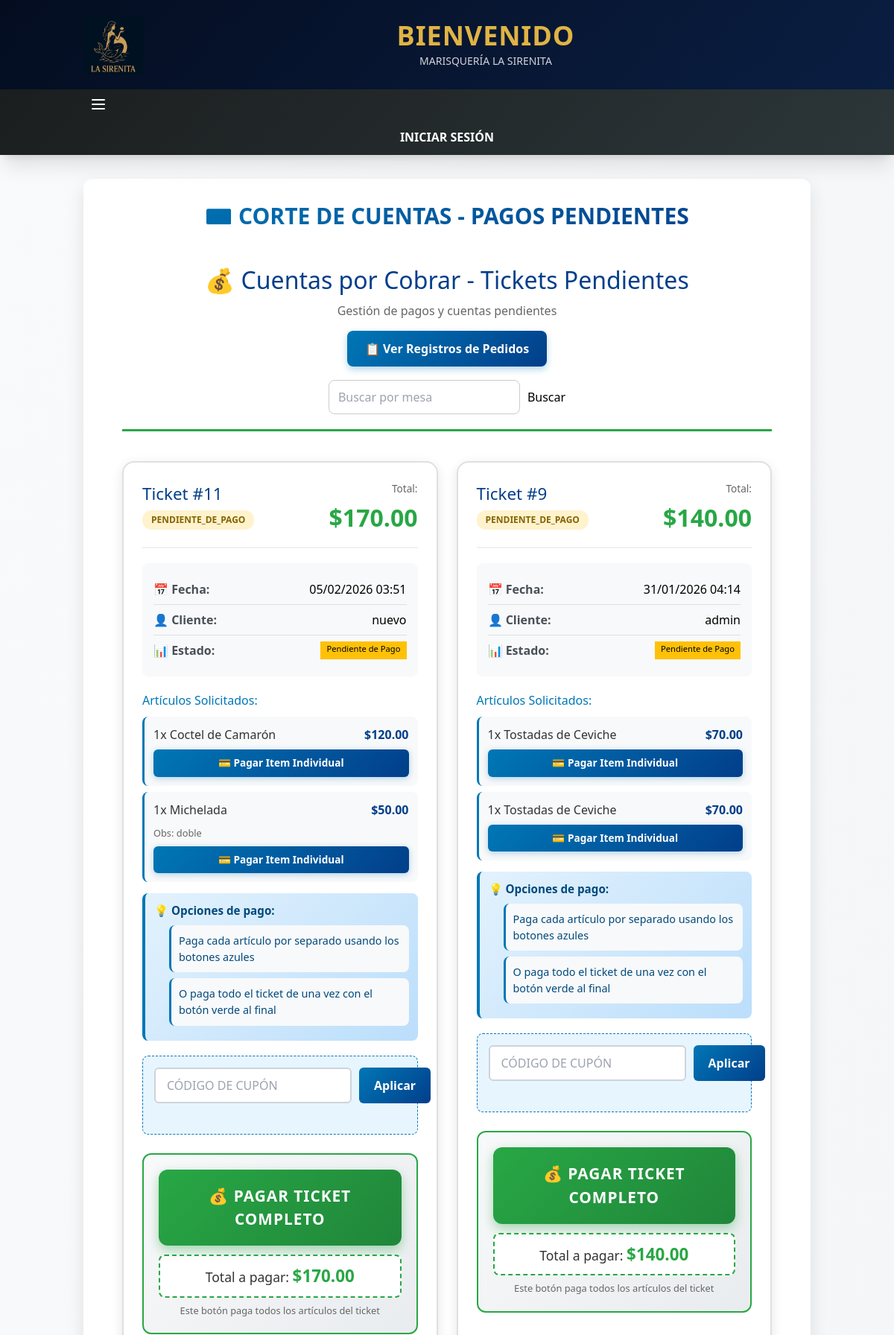
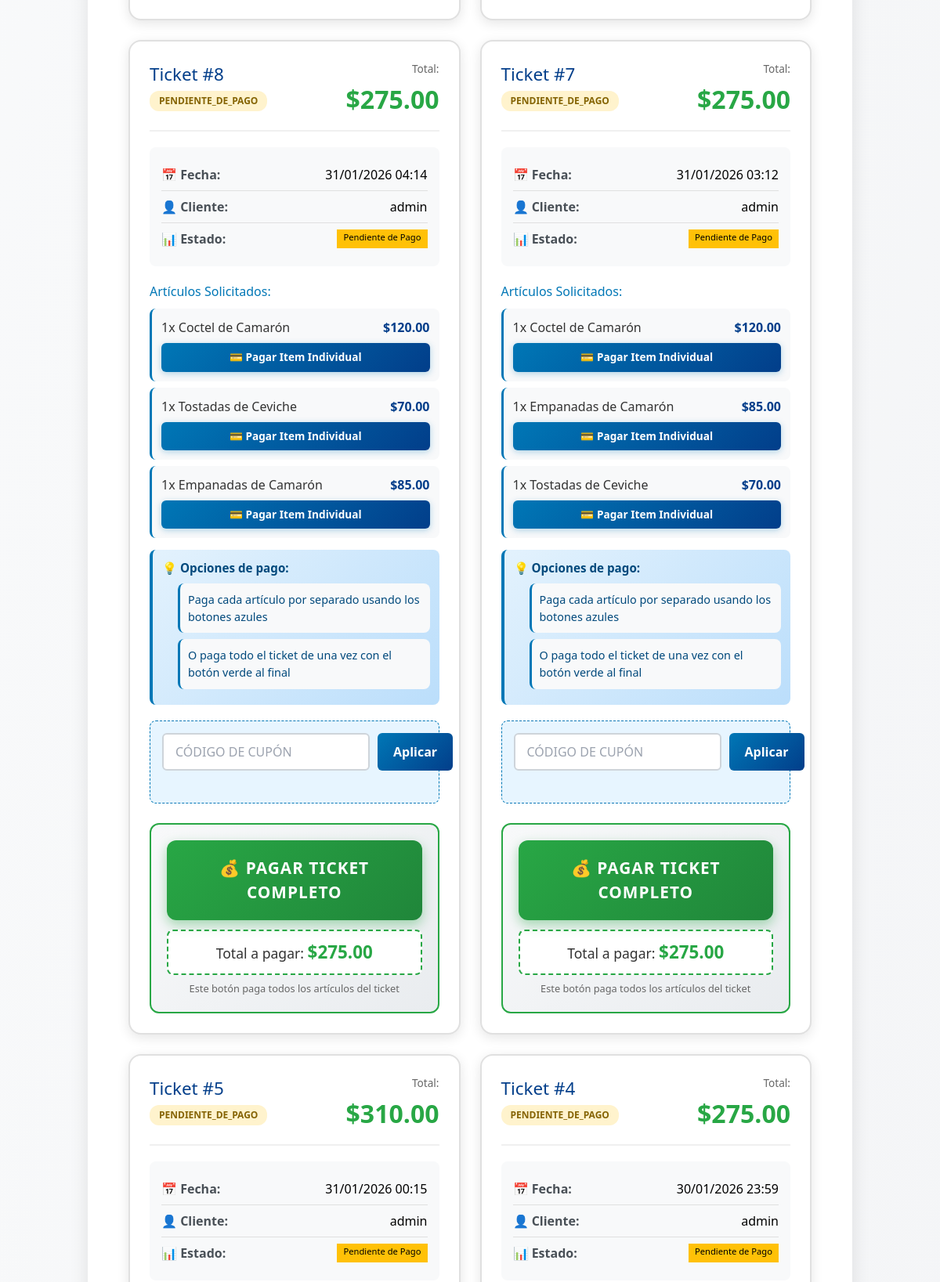
Page /CUENTA/ (upper part) on the committed database (2 pictures, top to bottom).
### SIRENITA/models.py (models this page shows, shortened)
class Pedido(models.Model):
    ESTADO_PAGO_CHOICES = [
        ('PENDIENTE_DE_PAGO', 'Pendiente de Pago'),
        ('PAGADO', 'Pagado'),
        ('CANCELADO', 'Cancelado'),
    ]
    METODO_PAGO_CHOICES = [
        ('EFECTIVO', 'Efectivo'),
        ('TARJETA', 'Tarjeta'),
        ('TRANSFERENCIA', 'Transferencia'),
        ('STRIPE', 'Stripe'),
        ('MERCADOPAGO', 'MercadoPago'),
    ]
    usuario = models.ForeignKey(User, on_delete=models.CASCADE, null=True, blank=True)
    numero_cliente = models.IntegerField(null=True, blank=True)
    mesa = models.IntegerField(null=True, blank=True)
    personas = models.IntegerField(null=True, blank=True)
    observaciones = models.TextField(null=True, blank=True)
    creado = models.DateTimeField(auto_now_add=True)
    completado = models.BooleanField(default=False)
    estado_pago = models.CharField(max_length=20, choices=ESTADO_PAGO_CHOICES, default='PENDIENTE_DE_PAGO')
    cupon_aplicado = models.ForeignKey(Cupon, on_delete=models.SET_NULL, null=True, blank=True, related_name='pedidos')
    descuento_aplicado = models.DecimalField(max_digits=10, decimal_places=2, default=0)
    fecha_pago = models.DateTimeField(null=True, blank=True)
    metodo_pago = models.CharField(max_length=20, choices=METODO_PAGO_CHOICES, null=True, blank=True)
    def total(self):
        return sum(item.subtotal() for item in self.items.filter(solicitado=True))
    def total_con_descuento(self):
        return self.total() - self.descuento_aplicado

class ItemPedido(models.Model):
    pedido = models.ForeignKey(Pedido, on_delete=models.CASCADE, related_name="items")
    producto = models.ForeignKey(Producto, on_delete=models.CASCADE)
    cantidad = models.PositiveIntegerField(default=1)
    observaciones = models.TextField(blank=True, null=True)
    solicitado = models.BooleanField(default=False)  # True cuando se envía a cocina/bar
    def subtotal(self):
        return self.cantidad * self.producto.precio

class Producto(models.Model):
    categoria = models.ForeignKey(Categoria, on_delete=models.CASCADE, related_name="productos")
    nombre = models.CharField(max_length=200)
    precio = models.DecimalField(max_digits=8, decimal_places=2)
    disponible = models.BooleanField(default=True)

### SIRENITA/views.py (the view)
# urls.py: path('CUENTA/', views.CUENTA, name='CUENTA'),
def CUENTA(request):
    mesa_busqueda = request.GET.get('mesa', '').strip()
    tickets_pendientes = Pedido.objects.filter(
        estado_pago='PENDIENTE_DE_PAGO',
        items__solicitado=True
    )
    if mesa_busqueda:
        try:
            tickets_pendientes = tickets_pendientes.filter(mesa=int(mesa_busqueda))
        except ValueError:
            tickets_pendientes = tickets_pendientes.none()
    tickets_pendientes = tickets_pendientes.distinct().select_related('usuario', 'cupon_aplicado').prefetch_related('items__producto__categoria').order_by('-creado')
    tickets_info = []
    for ticket in tickets_pendientes:
        total_original = ticket.total()
        total_final = ticket.total_con_descuento()
        items_solicitados = []
        for item in ticket.items.filter(solicitado=True):
            items_solicitados.append({
                'item': item,
                'pagado': hasattr(item, 'pagado_individual') and item.pagado_individual,
            })
        tickets_info.append({
            'ticket': ticket,
            'total_original': total_original,
            'total_final': total_final,
            'tiene_cupon': ticket.cupon_aplicado is not None,
            'cupon': ticket.cupon_aplicado,
            'items_solicitados': items_solicitados,
        })
    return render(request, 'CUENTA.html', {
        'tickets_pendientes': tickets_info,
        'mesa_busqueda': mesa_busqueda,
    })

### SIRENITA/templatetags/number_format.py (called while the page is built)
@register.filter
def format_number_en(value):
    if value in (None, ""):
        return "0.00"
    try:
        amount = Decimal(str(value))
    except (InvalidOperation, TypeError, ValueError):
        return value
    return f"{amount:,.2f}"

@register.filter
def format_int_en(value):
    if value in (None, ""):
        return "0"
    try:
        number = int(value)
    except (TypeError, ValueError):
        return value
    return f"{number:,}"

### SIRENITA/templates/CUENTA.html (shortened to what this page needs)
{% extends 'LAYOUT.html'%}
{% load static number_format %}
{% block page_title %} 💳 CORTE DE CUENTAS - PAGOS PENDIENTES {% endblock %}
{% block content %}
<div class="cuenta-container">
    <div class="section-header">
        <h2>💰 Cuentas por Cobrar - Tickets Pendientes</h2>
        <p style="color: #666; margin-top: 5px;">Gestión de pagos y cuentas pendientes</p>
        <div style="margin-top: 15px;">
            <a href="{% url 'listar_registros_pedidos' %}" class="btn-registro-pedidos">📋 Ver Registros de Pedidos</a>
        </div>
        <form method="get" action="{% url 'CUENTA' %}" class="cuenta-search-form">
            <input type="number" name="mesa" min="1" placeholder="Buscar por mesa" value="{{ mesa_busqueda }}">
            <button type="submit">Buscar</button>
        </form>
    </div>
    {% if tickets_pendientes %}
        <div class="tickets-grid">
            {% for info in tickets_pendientes %}
            <div class="ticket-card" id="ticket-card-{{ info.ticket.id }}">
                <div class="ticket-header">
                    <div>
                        <h3>Ticket #{{ info.ticket.id }}</h3>
                        <span class="badge badge-pendiente">{{ info.ticket.estado_pago }}</span>
                    </div>
                    <div class="ticket-total">
                        <span class="total-label">Total:</span>
                        <span class="total-amount" id="total-{{ info.ticket.id }}">${{ info.total_final|format_number_en }}</span>
                    </div>
                </div>
                <div class="ticket-details">
                    <div class="detail-row">
                        <span class="detail-label">📅 Fecha:</span>
                        <span>{{ info.ticket.creado|date:"d/m/Y H:i" }}</span>
                    </div>
                    <div class="detail-row">
                        <span class="detail-label">👤 Cliente:</span>
                        <span>{{ info.ticket.usuario.username|default:"Sistema" }}</span>
                    </div>
                    <div class="detail-row">
                        <span class="detail-label">📊 Estado:</span>
                        <span class="badge-sm badge-warning">{{ info.ticket.get_estado_pago_display }}</span>
                    </div>
                </div>
                <div class="items-list">
                    <h4>Artículos Solicitados:</h4>
                    <ul>
                        {% for item in info.ticket.items.all %}
                        {% if item.solicitado %}
                        <li class="item-con-pago" id="item-{{ item.id }}">
                            <div class="item-info">
                                <span class="item-nombre">{{ item.cantidad|format_int_en }}x {{ item.producto.nombre }}</span>
                                <span class="item-price">${{ item.subtotal|format_number_en }}</span>
                            </div>
                            {% if item.observaciones %}
                            <small style="display: block; color: #666; margin-top: 2px;">Obs: {{ item.observaciones }}</small>
                            {% endif %}
                            <button onclick="pagarItemIndividual({{ item.id }}, {{ info.ticket.id }})"
                                    class="btn-pagar-item"
                                    id="btn-pagar-item-{{ item.id }}">
                                💳 Pagar Item Individual
                            </button>
                        </li>
                        {% endif %}
                        {% endfor %}
                    </ul>
                    <div class="pago-info-box">
                        <strong>💡 Opciones de pago:</strong>
                        <ul style="margin: 8px 0 0 0; padding-left: 20px; font-size: 0.9rem;">
                            <li>Paga cada artículo por separado usando los botones azules</li>
                            <li>O paga todo el ticket de una vez con el botón verde al final</li>
                        </ul>
                    </div>
                </div>
                <div class="cupon-section" id="cupon-section-{{ info.ticket.id }}">
                    {% if info.tiene_cupon %}
                    <div class="cupon-aplicado">
                        <div style="display: flex; justify-content: space-between; align-items: center;">
                            <div>
                                <span class="cupon-icon">🎟️</span>
                                <strong>{{ info.cupon.codigo }}</strong>
                                <span class="cupon-tipo">
                                    {% if info.cupon.tipo_descuento == 'PORCENTAJE' %}
                                        ({{ info.cupon.valor }}%)
                                    {% else %}
                                        (${{ info.cupon.valor|format_number_en }})
                                    {% endif %}
                                </span>
                            </div>
                            <button onclick="removerCupon({{ info.ticket.id }})" class="btn-remove-cupon">✕</button>
                        </div>
                        <div class="descuento-info">
                            Descuento aplicado: <strong>-${{ info.ticket.descuento_aplicado|format_number_en }}</strong>
                        </div>
                        <div style="margin-top: 8px; padding-top: 8px; border-top: 1px solid #e0e0e0;">
                            <div style="display: flex; justify-content: space-between;">
                                <span>Subtotal:</span>
                                <span>${{ info.total_original|format_number_en }}</span>
                            </div>
                            <div style="display: flex; justify-content: space-between; color: #28a745; font-weight: bold;">
                                <span>Total Final:</span>
                                <span>${{ info.total_final|format_number_en }}</span>
                            </div>
                        </div>
                    </div>
                    {% else %}
                    <div class="cupon-input-wrapper">
                        <input type="text"
                               id="cupon-input-{{ info.ticket.id }}"
                               class="cupon-input"
                               placeholder="Código de cupón"
                               maxlength="50">
                        <button onclick="validarCupon({{ info.ticket.id }})" class="btn-validar-cupon">
                            Aplicar
                        </button>
                    </div>
                    <div id="cupon-message-{{ info.ticket.id }}" class="cupon-message"></div>
                    {% endif %}
                </div>
                <div class="payment-actions">
                    <button onclick="pagarTicket({{ info.ticket.id }})" class="btn-pagar-total">
                        💰 PAGAR TICKET COMPLETO
                    </button>
                    <div class="total-display">
                        Total a pagar: <strong>${{ info.total_final|format_number_en }}</strong>
                    </div>
                    <small style="color: #666; text-align: center; display: block; margin-top: 8px;">
                        Este botón paga todos los artículos del ticket
                    </small>
                </div>
            </div>
            {% endfor %}
        </div>
    {% else %}
        <div class="empty-state">
            <div class="empty-icon">✓</div>
            <h3>No hay cuentas pendientes</h3>
            <p>Todos los tickets han sido pagados</p>
        </div>
    {% endif %}
</div>
{% endblock%}

### SIRENITA/templates/LAYOUT.html (style rules this page uses)
:root { --color-dark-blue: #040d20; --color-navy: #1b1e1f; --color-gold: #E0B344; --color-blue-primary: #0077b6; --color-blue-dark: #023e8a; }
body { min-height: 100vh; display: flex; flex-direction: column; }
button, .boton { transition: all 0.3s ease; }
html { scroll-behavior: smooth; }

### rows in the picture
Pedido: ticket.id "11", ticket.estado_pago "PENDIENTE_DE_PAGO", total_final "170.00", ticket.creado "05/02/2026 03:51", ticket.usuario.username "nuevo", ticket.estado_pago "Pendiente de Pago"
ItemPedido: cantidad "1", producto.nombre "Coctel de Camarón", subtotal "120.00"
ItemPedido: cantidad "1", producto.nombre "Michelada", subtotal "50.00", observaciones "doble"
Pedido: ticket.id "9", ticket.estado_pago "PENDIENTE_DE_PAGO", total_final "140.00", ticket.creado "31/01/2026 04:14", ticket.usuario.username "admin", ticket.estado_pago "Pendiente de Pago"
ItemPedido: cantidad "1", producto.nombre "Tostadas de Ceviche", subtotal "70.00"
ItemPedido: cantidad "1", producto.nombre "Tostadas de Ceviche", subtotal "70.00"
Pedido: ticket.id "8", ticket.estado_pago "PENDIENTE_DE_PAGO", total_final "275.00", ticket.creado "31/01/2026 04:14", ticket.usuario.username "admin", ticket.estado_pago "Pendiente de Pago"
ItemPedido: cantidad "1", producto.nombre "Coctel de Camarón", subtotal "120.00"
ItemPedido: cantidad "1", producto.nombre "Tostadas de Ceviche", subtotal "70.00"
ItemPedido: cantidad "1", producto.nombre "Empanadas de Camarón", subtotal "85.00"
Pedido: ticket.id "7", ticket.estado_pago "PENDIENTE_DE_PAGO", total_final "275.00", ticket.creado "31/01/2026 03:12", ticket.usuario.username "admin", ticket.estado_pago "Pendiente de Pago"
ItemPedido: cantidad "1", producto.nombre "Coctel de Camarón", subtotal "120.00"
ItemPedido: cantidad "1", producto.nombre "Empanadas de Camarón", subtotal "85.00"
ItemPedido: cantidad "1", producto.nombre "Tostadas de Ceviche", subtotal "70.00"
Pedido: ticket.id "5", ticket.estado_pago "PENDIENTE_DE_PAGO", total_final "310.00", ticket.creado "31/01/2026 00:15", ticket.usuario.username "admin", ticket.estado_pago "Pendiente de Pago"
Pedido: ticket.id "4", ticket.estado_pago "PENDIENTE_DE_PAGO", total_final "275.00", ticket.creado "30/01/2026 23:59", ticket.usuario.username "admin", ticket.estado_pago "Pendiente de Pago"
